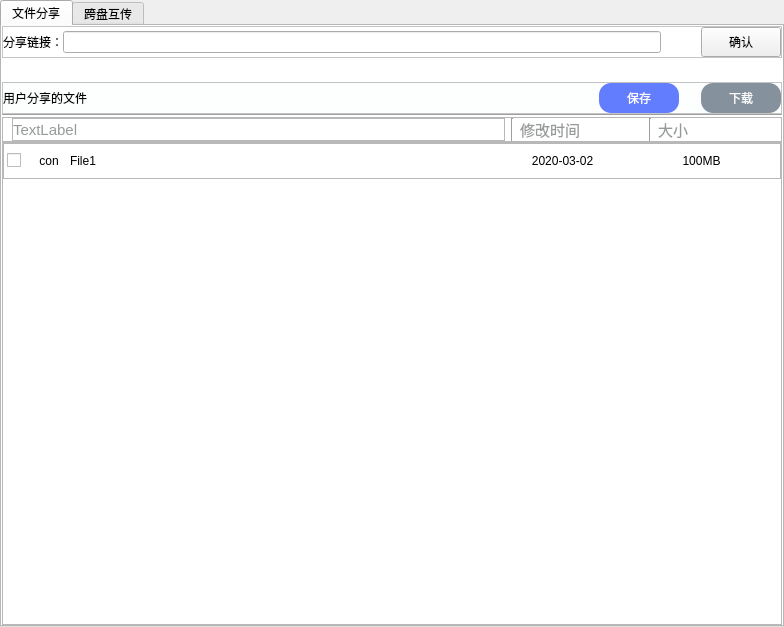
<?xml version="1.0" encoding="UTF-8"?>
<ui version="4.0">
 <class>Form</class>
 <widget class="QWidget" name="Form">
  <property name="geometry">
   <rect>
    <x>0</x>
    <y>0</y>
    <width>784</width>
    <height>627</height>
   </rect>
  </property>
  <property name="windowTitle">
   <string>文件分享</string>
  </property>
  <property name="styleSheet">
   <string notr="true"/>
  </property>
  <layout class="QGridLayout" name="gridLayout_2">
   <property name="leftMargin">
    <number>0</number>
   </property>
   <property name="topMargin">
    <number>0</number>
   </property>
   <property name="rightMargin">
    <number>0</number>
   </property>
   <property name="bottomMargin">
    <number>0</number>
   </property>
   <property name="spacing">
    <number>0</number>
   </property>
   <item row="0" column="0">
    <widget class="QTabWidget" name="tabWidget">
     <property name="styleSheet">
      <string notr="true">#tabWidget{
	background:#ffffff;
}</string>
     </property>
     <property name="tabPosition">
      <enum>QTabWidget::North</enum>
     </property>
     <property name="tabShape">
      <enum>QTabWidget::Rounded</enum>
     </property>
     <property name="currentIndex">
      <number>0</number>
     </property>
     <widget class="QWidget" name="tab">
      <attribute name="title">
       <string>文件分享</string>
      </attribute>
      <layout class="QVBoxLayout" name="verticalLayout" stretch="1,1,1,1,1,20">
       <property name="spacing">
        <number>0</number>
       </property>
       <property name="leftMargin">
        <number>0</number>
       </property>
       <property name="topMargin">
        <number>0</number>
       </property>
       <property name="rightMargin">
        <number>0</number>
       </property>
       <property name="bottomMargin">
        <number>0</number>
       </property>
       <item>
        <widget class="QFrame" name="frame_14">
         <property name="styleSheet">
          <string notr="true">#frame_14
{
	background:#ffffff;
}
</string>
         </property>
         <property name="frameShape">
          <enum>QFrame::StyledPanel</enum>
         </property>
         <property name="frameShadow">
          <enum>QFrame::Raised</enum>
         </property>
         <layout class="QHBoxLayout" name="horizontalLayout" stretch="1,15,1,1">
          <property name="spacing">
           <number>0</number>
          </property>
          <property name="leftMargin">
           <number>0</number>
          </property>
          <property name="topMargin">
           <number>0</number>
          </property>
          <property name="rightMargin">
           <number>0</number>
          </property>
          <property name="bottomMargin">
           <number>0</number>
          </property>
          <item>
           <widget class="QLabel" name="label_17">
            <property name="text">
             <string>分享链接：</string>
            </property>
           </widget>
          </item>
          <item>
           <widget class="QLineEdit" name="lineEdit">
            <property name="text">
             <string/>
            </property>
           </widget>
          </item>
          <item>
           <spacer name="horizontalSpacer_11">
            <property name="orientation">
             <enum>Qt::Horizontal</enum>
            </property>
            <property name="sizeHint" stdset="0">
             <size>
              <width>303</width>
              <height>20</height>
             </size>
            </property>
           </spacer>
          </item>
          <item>
           <widget class="QPushButton" name="pushButton_13">
            <property name="minimumSize">
             <size>
              <width>0</width>
              <height>30</height>
             </size>
            </property>
            <property name="text">
             <string>确认</string>
            </property>
           </widget>
          </item>
         </layout>
        </widget>
       </item>
       <item>
        <spacer name="verticalSpacer">
         <property name="orientation">
          <enum>Qt::Vertical</enum>
         </property>
         <property name="sizeHint" stdset="0">
          <size>
           <width>20</width>
           <height>21</height>
          </size>
         </property>
        </spacer>
       </item>
       <item>
        <widget class="QFrame" name="frame">
         <property name="styleSheet">
          <string notr="true">#frame{
	background:#FDFEFE;
}
#frame QPushButton{
	background:#637dff;
	color:#ffffff;
	border-radius:12px;
}</string>
         </property>
         <property name="frameShape">
          <enum>QFrame::StyledPanel</enum>
         </property>
         <property name="frameShadow">
          <enum>QFrame::Raised</enum>
         </property>
         <layout class="QHBoxLayout" name="horizontalLayout_2" stretch="6,1,0,1">
          <property name="spacing">
           <number>0</number>
          </property>
          <property name="leftMargin">
           <number>0</number>
          </property>
          <property name="topMargin">
           <number>0</number>
          </property>
          <property name="rightMargin">
           <number>0</number>
          </property>
          <property name="bottomMargin">
           <number>0</number>
          </property>
          <item>
           <widget class="QLabel" name="label">
            <property name="text">
             <string>用户分享的文件</string>
            </property>
           </widget>
          </item>
          <item>
           <widget class="QPushButton" name="pushButton_15">
            <property name="minimumSize">
             <size>
              <width>0</width>
              <height>30</height>
             </size>
            </property>
            <property name="maximumSize">
             <size>
              <width>80</width>
              <height>16777215</height>
             </size>
            </property>
            <property name="cursor">
             <cursorShape>PointingHandCursor</cursorShape>
            </property>
            <property name="text">
             <string>保存</string>
            </property>
           </widget>
          </item>
          <item>
           <spacer name="horizontalSpacer_2">
            <property name="orientation">
             <enum>Qt::Horizontal</enum>
            </property>
            <property name="sizeHint" stdset="0">
             <size>
              <width>22</width>
              <height>20</height>
             </size>
            </property>
           </spacer>
          </item>
          <item>
           <widget class="QPushButton" name="pushButton_14">
            <property name="minimumSize">
             <size>
              <width>0</width>
              <height>30</height>
             </size>
            </property>
            <property name="maximumSize">
             <size>
              <width>80</width>
              <height>16777215</height>
             </size>
            </property>
            <property name="cursor">
             <cursorShape>PointingHandCursor</cursorShape>
            </property>
            <property name="styleSheet">
             <string notr="true">#pushButton_14{
	background:#85929E;
	color:#ffffff;
}</string>
            </property>
            <property name="text">
             <string>下载</string>
            </property>
           </widget>
          </item>
         </layout>
        </widget>
       </item>
       <item>
        <widget class="Line" name="line">
         <property name="orientation">
          <enum>Qt::Horizontal</enum>
         </property>
        </widget>
       </item>
       <item>
        <widget class="QFrame" name="frame_11">
         <property name="maximumSize">
          <size>
           <width>16777215</width>
           <height>41</height>
          </size>
         </property>
         <property name="styleSheet">
          <string notr="true">#frame_11 QLabel
{
	color:#979A9A;
	font-size:15px;
}</string>
         </property>
         <property name="frameShape">
          <enum>QFrame::StyledPanel</enum>
         </property>
         <property name="frameShadow">
          <enum>QFrame::Raised</enum>
         </property>
         <layout class="QHBoxLayout" name="horizontalLayout_3" stretch="12,0,3,0,3">
          <property name="leftMargin">
           <number>9</number>
          </property>
          <property name="topMargin">
           <number>0</number>
          </property>
          <property name="rightMargin">
           <number>0</number>
          </property>
          <property name="bottomMargin">
           <number>0</number>
          </property>
          <item>
           <widget class="QFrame" name="frame_2">
            <property name="frameShape">
             <enum>QFrame::StyledPanel</enum>
            </property>
            <property name="frameShadow">
             <enum>QFrame::Raised</enum>
            </property>
            <layout class="QHBoxLayout" name="horizontalLayout_4">
             <property name="spacing">
              <number>0</number>
             </property>
             <property name="leftMargin">
              <number>0</number>
             </property>
             <property name="topMargin">
              <number>0</number>
             </property>
             <property name="rightMargin">
              <number>0</number>
             </property>
             <property name="bottomMargin">
              <number>0</number>
             </property>
             <item>
              <widget class="QLabel" name="label_2">
               <property name="text">
                <string>TextLabel</string>
               </property>
              </widget>
             </item>
             <item>
              <spacer name="horizontalSpacer">
               <property name="orientation">
                <enum>Qt::Horizontal</enum>
               </property>
               <property name="sizeHint" stdset="0">
                <size>
                 <width>414</width>
                 <height>20</height>
                </size>
               </property>
              </spacer>
             </item>
            </layout>
           </widget>
          </item>
          <item>
           <widget class="Line" name="line_10">
            <property name="maximumSize">
             <size>
              <width>5</width>
              <height>16777215</height>
             </size>
            </property>
            <property name="orientation">
             <enum>Qt::Vertical</enum>
            </property>
           </widget>
          </item>
          <item>
           <widget class="QLabel" name="label_40">
            <property name="text">
             <string>修改时间</string>
            </property>
           </widget>
          </item>
          <item>
           <widget class="Line" name="line_11">
            <property name="maximumSize">
             <size>
              <width>5</width>
              <height>16777215</height>
             </size>
            </property>
            <property name="orientation">
             <enum>Qt::Vertical</enum>
            </property>
           </widget>
          </item>
          <item>
           <widget class="QLabel" name="label_41">
            <property name="text">
             <string>大小</string>
            </property>
           </widget>
          </item>
         </layout>
        </widget>
       </item>
       <item>
        <widget class="QScrollArea" name="scrollArea">
         <property name="styleSheet">
          <string notr="true">#scrollAreaWidgetContents{
	background:#ffffff;
}
#scrollAreaWidgetContents QFrame:hover{
	background:#D0D3D4;
	border-radius:18px;
	opacity:0.5;
	}</string>
         </property>
         <property name="widgetResizable">
          <bool>true</bool>
         </property>
         <widget class="QWidget" name="scrollAreaWidgetContents">
          <property name="geometry">
           <rect>
            <x>0</x>
            <y>0</y>
            <width>776</width>
            <height>482</height>
           </rect>
          </property>
          <layout class="QFormLayout" name="formLayout">
           <property name="horizontalSpacing">
            <number>0</number>
           </property>
           <property name="verticalSpacing">
            <number>0</number>
           </property>
           <property name="leftMargin">
            <number>0</number>
           </property>
           <property name="topMargin">
            <number>0</number>
           </property>
           <property name="rightMargin">
            <number>0</number>
           </property>
           <property name="bottomMargin">
            <number>0</number>
           </property>
           <item row="0" column="0" colspan="2">
            <widget class="QFrame" name="frame_13">
             <property name="minimumSize">
              <size>
               <width>0</width>
               <height>36</height>
              </size>
             </property>
             <property name="maximumSize">
              <size>
               <width>16777215</width>
               <height>36</height>
              </size>
             </property>
             <property name="frameShape">
              <enum>QFrame::StyledPanel</enum>
             </property>
             <property name="frameShadow">
              <enum>QFrame::Raised</enum>
             </property>
             <layout class="QHBoxLayout" name="horizontalLayout_17" stretch="7,2,2">
              <property name="spacing">
               <number>0</number>
              </property>
              <property name="leftMargin">
               <number>3</number>
              </property>
              <property name="topMargin">
               <number>0</number>
              </property>
              <property name="rightMargin">
               <number>9</number>
              </property>
              <property name="bottomMargin">
               <number>0</number>
              </property>
              <item>
               <layout class="QHBoxLayout" name="horizontalLayout_18" stretch="1,1,20">
                <property name="spacing">
                 <number>6</number>
                </property>
                <property name="leftMargin">
                 <number>0</number>
                </property>
                <property name="topMargin">
                 <number>0</number>
                </property>
                <property name="rightMargin">
                 <number>0</number>
                </property>
                <item>
                 <widget class="QCheckBox" name="checkBox_2">
                  <property name="sizePolicy">
                   <sizepolicy hsizetype="Preferred" vsizetype="Fixed">
                    <horstretch>0</horstretch>
                    <verstretch>0</verstretch>
                   </sizepolicy>
                  </property>
                  <property name="text">
                   <string/>
                  </property>
                 </widget>
                </item>
                <item>
                 <widget class="QLabel" name="label_32">
                  <property name="sizePolicy">
                   <sizepolicy hsizetype="Fixed" vsizetype="Fixed">
                    <horstretch>0</horstretch>
                    <verstretch>0</verstretch>
                   </sizepolicy>
                  </property>
                  <property name="minimumSize">
                   <size>
                    <width>30</width>
                    <height>30</height>
                   </size>
                  </property>
                  <property name="maximumSize">
                   <size>
                    <width>30</width>
                    <height>30</height>
                   </size>
                  </property>
                  <property name="text">
                   <string>con</string>
                  </property>
                  <property name="alignment">
                   <set>Qt::AlignCenter</set>
                  </property>
                  <property name="margin">
                   <number>0</number>
                  </property>
                 </widget>
                </item>
                <item>
                 <widget class="QLabel" name="label_36">
                  <property name="sizePolicy">
                   <sizepolicy hsizetype="Preferred" vsizetype="Preferred">
                    <horstretch>9</horstretch>
                    <verstretch>0</verstretch>
                   </sizepolicy>
                  </property>
                  <property name="minimumSize">
                   <size>
                    <width>0</width>
                    <height>30</height>
                   </size>
                  </property>
                  <property name="maximumSize">
                   <size>
                    <width>16777215</width>
                    <height>36</height>
                   </size>
                  </property>
                  <property name="cursor">
                   <cursorShape>PointingHandCursor</cursorShape>
                  </property>
                  <property name="text">
                   <string>File1</string>
                  </property>
                  <property name="margin">
                   <number>2</number>
                  </property>
                 </widget>
                </item>
               </layout>
              </item>
              <item>
               <widget class="QLabel" name="label_37">
                <property name="sizePolicy">
                 <sizepolicy hsizetype="Preferred" vsizetype="Preferred">
                  <horstretch>3</horstretch>
                  <verstretch>0</verstretch>
                 </sizepolicy>
                </property>
                <property name="text">
                 <string>2020-03-02</string>
                </property>
                <property name="alignment">
                 <set>Qt::AlignCenter</set>
                </property>
               </widget>
              </item>
              <item>
               <widget class="QLabel" name="label_38">
                <property name="sizePolicy">
                 <sizepolicy hsizetype="Preferred" vsizetype="Preferred">
                  <horstretch>3</horstretch>
                  <verstretch>0</verstretch>
                 </sizepolicy>
                </property>
                <property name="text">
                 <string>100MB</string>
                </property>
                <property name="alignment">
                 <set>Qt::AlignCenter</set>
                </property>
                <property name="margin">
                 <number>0</number>
                </property>
               </widget>
              </item>
             </layout>
            </widget>
           </item>
          </layout>
         </widget>
        </widget>
       </item>
      </layout>
     </widget>
     <widget class="QWidget" name="tab_2">
      <property name="styleSheet">
       <string notr="true">#scrollArea_2
{
	background:white;
	border:none;
}
#tab_2
{
	background:white;
	border:none;
}</string>
      </property>
      <attribute name="title">
       <string>跨盘互传</string>
      </attribute>
      <layout class="QGridLayout" name="gridLayout_4">
       <property name="leftMargin">
        <number>0</number>
       </property>
       <property name="topMargin">
        <number>0</number>
       </property>
       <property name="rightMargin">
        <number>0</number>
       </property>
       <property name="bottomMargin">
        <number>0</number>
       </property>
       <property name="spacing">
        <number>0</number>
       </property>
       <item row="0" column="0">
        <layout class="QVBoxLayout" name="verticalLayout_12">
         <item>
          <widget class="QFrame" name="frame_20">
           <property name="styleSheet">
            <string notr="true">#frame_20
{
	background:#E5E7E9;
}</string>
           </property>
           <property name="frameShape">
            <enum>QFrame::StyledPanel</enum>
           </property>
           <property name="frameShadow">
            <enum>QFrame::Raised</enum>
           </property>
           <layout class="QHBoxLayout" name="horizontalLayout_13">
            <property name="spacing">
             <number>0</number>
            </property>
            <property name="leftMargin">
             <number>6</number>
            </property>
            <property name="topMargin">
             <number>0</number>
            </property>
            <property name="rightMargin">
             <number>0</number>
            </property>
            <property name="bottomMargin">
             <number>0</number>
            </property>
            <item>
             <widget class="QLabel" name="label_25">
              <property name="text">
               <string>总上传个数：</string>
              </property>
             </widget>
            </item>
            <item>
             <widget class="QLabel" name="label_26">
              <property name="font">
               <font>
                <family>Times New Roman</family>
                <pointsize>12</pointsize>
               </font>
              </property>
              <property name="text">
               <string>6</string>
              </property>
             </widget>
            </item>
            <item>
             <spacer name="horizontalSpacer_16">
              <property name="orientation">
               <enum>Qt::Horizontal</enum>
              </property>
              <property name="sizeHint" stdset="0">
               <size>
                <width>303</width>
                <height>20</height>
               </size>
              </property>
             </spacer>
            </item>
            <item>
             <widget class="QFrame" name="frame_21">
              <property name="frameShape">
               <enum>QFrame::StyledPanel</enum>
              </property>
              <property name="frameShadow">
               <enum>QFrame::Raised</enum>
              </property>
              <layout class="QHBoxLayout" name="horizontalLayout_14">
               <property name="spacing">
                <number>6</number>
               </property>
               <property name="leftMargin">
                <number>0</number>
               </property>
               <property name="topMargin">
                <number>0</number>
               </property>
               <property name="rightMargin">
                <number>0</number>
               </property>
               <property name="bottomMargin">
                <number>0</number>
               </property>
               <item>
                <widget class="QPushButton" name="pushButton_10">
                 <property name="minimumSize">
                  <size>
                   <width>0</width>
                   <height>30</height>
                  </size>
                 </property>
                 <property name="text">
                  <string>全部开始</string>
                 </property>
                </widget>
               </item>
               <item>
                <widget class="QPushButton" name="pushButton_11">
                 <property name="minimumSize">
                  <size>
                   <width>0</width>
                   <height>30</height>
                  </size>
                 </property>
                 <property name="text">
                  <string>全部暂停</string>
                 </property>
                </widget>
               </item>
               <item>
                <widget class="QPushButton" name="pushButton_12">
                 <property name="minimumSize">
                  <size>
                   <width>0</width>
                   <height>30</height>
                  </size>
                 </property>
                 <property name="text">
                  <string>全部取消</string>
                 </property>
                </widget>
               </item>
              </layout>
             </widget>
            </item>
           </layout>
          </widget>
         </item>
         <item>
          <widget class="QScrollArea" name="scrollArea_8">
           <property name="styleSheet">
            <string notr="true">#scrollAreaWidgetContents_8
{
	background:white;
	border:none;
}
#scrollArea_8
{
	background:white;
	border:none;
}

#scrollAreaWidgetContents_8 QFrame:hover{
	background:#D0D3D4;
	border-radius:22px;
	opacity:0.5;
	}
</string>
           </property>
           <property name="lineWidth">
            <number>0</number>
           </property>
           <property name="horizontalScrollBarPolicy">
            <enum>Qt::ScrollBarAlwaysOff</enum>
           </property>
           <property name="widgetResizable">
            <bool>true</bool>
           </property>
           <widget class="QWidget" name="scrollAreaWidgetContents_8">
            <property name="geometry">
             <rect>
              <x>0</x>
              <y>0</y>
              <width>776</width>
              <height>560</height>
             </rect>
            </property>
            <layout class="QFormLayout" name="formLayout_4">
             <property name="horizontalSpacing">
              <number>0</number>
             </property>
             <property name="verticalSpacing">
              <number>0</number>
             </property>
             <property name="leftMargin">
              <number>0</number>
             </property>
             <property name="topMargin">
              <number>0</number>
             </property>
             <property name="rightMargin">
              <number>0</number>
             </property>
             <property name="bottomMargin">
              <number>0</number>
             </property>
             <item row="0" column="0" colspan="2">
              <layout class="QVBoxLayout" name="verticalLayout_13">
               <property name="spacing">
                <number>0</number>
               </property>
               <item>
                <widget class="QFrame" name="frame_22">
                 <property name="frameShape">
                  <enum>QFrame::StyledPanel</enum>
                 </property>
                 <property name="frameShadow">
                  <enum>QFrame::Raised</enum>
                 </property>
                 <layout class="QHBoxLayout" name="horizontalLayout_15" stretch="1,6,10,1,10,1,5,1">
                  <property name="spacing">
                   <number>0</number>
                  </property>
                  <property name="leftMargin">
                   <number>0</number>
                  </property>
                  <property name="topMargin">
                   <number>0</number>
                  </property>
                  <property name="rightMargin">
                   <number>0</number>
                  </property>
                  <property name="bottomMargin">
                   <number>0</number>
                  </property>
                  <item>
                   <spacer name="horizontalSpacer_17">
                    <property name="orientation">
                     <enum>Qt::Horizontal</enum>
                    </property>
                    <property name="sizeHint" stdset="0">
                     <size>
                      <width>18</width>
                      <height>20</height>
                     </size>
                    </property>
                   </spacer>
                  </item>
                  <item>
                   <widget class="QLabel" name="label_34">
                    <property name="sizePolicy">
                     <sizepolicy hsizetype="Fixed" vsizetype="Fixed">
                      <horstretch>0</horstretch>
                      <verstretch>0</verstretch>
                     </sizepolicy>
                    </property>
                    <property name="minimumSize">
                     <size>
                      <width>30</width>
                      <height>30</height>
                     </size>
                    </property>
                    <property name="text">
                     <string>con</string>
                    </property>
                    <property name="alignment">
                     <set>Qt::AlignCenter</set>
                    </property>
                    <property name="margin">
                     <number>0</number>
                    </property>
                   </widget>
                  </item>
                  <item>
                   <widget class="QFrame" name="frame_23">
                    <property name="frameShape">
                     <enum>QFrame::StyledPanel</enum>
                    </property>
                    <property name="frameShadow">
                     <enum>QFrame::Raised</enum>
                    </property>
                    <layout class="QVBoxLayout" name="verticalLayout_14">
                     <property name="spacing">
                      <number>6</number>
                     </property>
                     <property name="leftMargin">
                      <number>0</number>
                     </property>
                     <property name="topMargin">
                      <number>8</number>
                     </property>
                     <property name="rightMargin">
                      <number>0</number>
                     </property>
                     <property name="bottomMargin">
                      <number>8</number>
                     </property>
                     <item>
                      <widget class="QLabel" name="label_27">
                       <property name="text">
                        <string>5K.mat</string>
                       </property>
                      </widget>
                     </item>
                     <item>
                      <widget class="QLabel" name="label_28">
                       <property name="text">
                        <string>752KB/19.95MB</string>
                       </property>
                      </widget>
                     </item>
                    </layout>
                   </widget>
                  </item>
                  <item>
                   <spacer name="horizontalSpacer_18">
                    <property name="orientation">
                     <enum>Qt::Horizontal</enum>
                    </property>
                    <property name="sizeHint" stdset="0">
                     <size>
                      <width>18</width>
                      <height>20</height>
                     </size>
                    </property>
                   </spacer>
                  </item>
                  <item>
                   <widget class="QFrame" name="frame_24">
                    <property name="frameShape">
                     <enum>QFrame::StyledPanel</enum>
                    </property>
                    <property name="frameShadow">
                     <enum>QFrame::Raised</enum>
                    </property>
                    <layout class="QVBoxLayout" name="verticalLayout_15">
                     <property name="spacing">
                      <number>0</number>
                     </property>
                     <property name="leftMargin">
                      <number>0</number>
                     </property>
                     <property name="topMargin">
                      <number>15</number>
                     </property>
                     <property name="rightMargin">
                      <number>0</number>
                     </property>
                     <property name="bottomMargin">
                      <number>0</number>
                     </property>
                     <item>
                      <widget class="QProgressBar" name="progressBar_5">
                       <property name="minimumSize">
                        <size>
                         <width>0</width>
                         <height>0</height>
                        </size>
                       </property>
                       <property name="maximumSize">
                        <size>
                         <width>16777215</width>
                         <height>15</height>
                        </size>
                       </property>
                       <property name="value">
                        <number>24</number>
                       </property>
                      </widget>
                     </item>
                     <item>
                      <widget class="QLabel" name="label_29">
                       <property name="text">
                        <string>暂停</string>
                       </property>
                      </widget>
                     </item>
                    </layout>
                   </widget>
                  </item>
                  <item>
                   <spacer name="horizontalSpacer_19">
                    <property name="orientation">
                     <enum>Qt::Horizontal</enum>
                    </property>
                    <property name="sizeHint" stdset="0">
                     <size>
                      <width>40</width>
                      <height>20</height>
                     </size>
                    </property>
                   </spacer>
                  </item>
                  <item>
                   <widget class="QFrame" name="frame_25">
                    <property name="frameShape">
                     <enum>QFrame::StyledPanel</enum>
                    </property>
                    <property name="frameShadow">
                     <enum>QFrame::Raised</enum>
                    </property>
                    <layout class="QHBoxLayout" name="horizontalLayout_16">
                     <property name="rightMargin">
                      <number>0</number>
                     </property>
                     <item>
                      <widget class="QLabel" name="label_30">
                       <property name="text">
                        <string>&gt;</string>
                       </property>
                      </widget>
                     </item>
                     <item>
                      <widget class="QLabel" name="label_31">
                       <property name="text">
                        <string>X</string>
                       </property>
                      </widget>
                     </item>
                     <item>
                      <widget class="QLabel" name="label_35">
                       <property name="text">
                        <string>[]</string>
                       </property>
                      </widget>
                     </item>
                    </layout>
                   </widget>
                  </item>
                  <item>
                   <spacer name="horizontalSpacer_20">
                    <property name="orientation">
                     <enum>Qt::Horizontal</enum>
                    </property>
                    <property name="sizeHint" stdset="0">
                     <size>
                      <width>18</width>
                      <height>20</height>
                     </size>
                    </property>
                   </spacer>
                  </item>
                 </layout>
                </widget>
               </item>
               <item>
                <widget class="Line" name="line_4">
                 <property name="minimumSize">
                  <size>
                   <width>649</width>
                   <height>0</height>
                  </size>
                 </property>
                 <property name="orientation">
                  <enum>Qt::Horizontal</enum>
                 </property>
                </widget>
               </item>
              </layout>
             </item>
            </layout>
           </widget>
          </widget>
         </item>
        </layout>
       </item>
      </layout>
     </widget>
    </widget>
   </item>
  </layout>
 </widget>
 <resources/>
 <connections/>
</ui>
